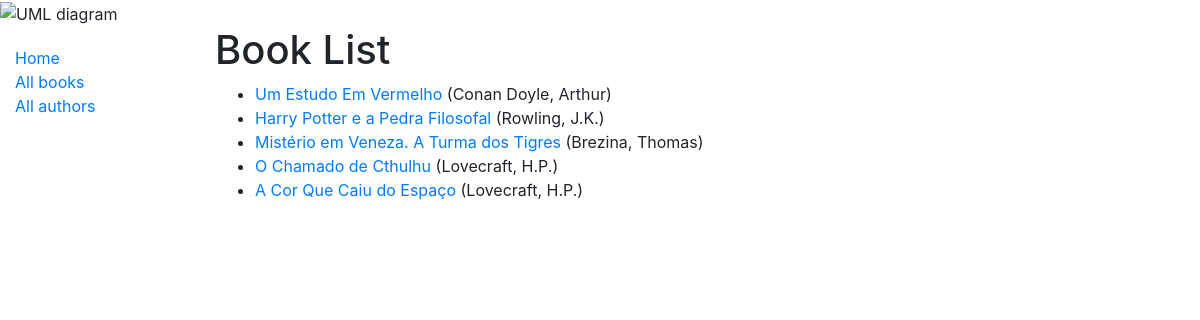
/catalog/books/, run on the app's committed database.
### catalog/models.py (models this page shows, shortened)
class Book(models.Model):
    title = models.CharField(max_length=200)
    author = models.ForeignKey('Author', on_delete=models.SET_NULL, null=True, related_name='books')
    summary = models.TextField(max_length=1000, help_text='Enter a brief description of the book')
    isbn = models.CharField('ISBN', max_length=13, help_text='13 Character <a href="https://www.isbn-international.org/content/what-isbn">ISBN number</a>')
    genre = models.ManyToManyField(Genre, help_text='Select a genre for this book')
    language = models.ForeignKey('Language', on_delete=models.SET_NULL, null=True)
    def __str__(self):
        return self.title
    def get_absolute_url(self):
        return reverse('book-detail', args=[str(self.id)])
    def display_genre(self):
        """Create a string for the Genre. This is required to display genre in Admin."""
        return ', '.join(genre.name for genre in self.genre.all()[:3])
    display_genre.short_description = 'Genre'

class Author(models.Model):
    first_name = models.CharField(max_length=100)
    last_name = models.CharField(max_length=100)
    date_of_birth = models.DateField(null=True, blank=True)
    date_of_death = models.DateField('died', null=True, blank=True)
    class Meta:
        ordering = ['last_name', 'first_name']
    def __str__(self):
        return f'{self.last_name}, {self.first_name}'

### catalog/views.py (the view)
# urls.py: path('books/', views.BookListView.as_view(), name='books'),
class BookListView(generic.ListView):
    model = Book
    paginate_by = 10
    def get_context_data(self, **kwargs):
        context = super(BookListView, self).get_context_data(**kwargs)
        print(context)
        context['usuario'] = 'This is just some data'
        return context

### catalog/templates/catalog/book_list.html
{% extends "base_generic.html" %}
{% block content %}
  <h1>Book List</h1>
  {% if book_list %}
  <ul>
    {% for book in book_list %}
      <li>
        <a href="{{ book.get_absolute_url }}">{{ book.title }}</a> ({{book.author}})
      </li>
    {% endfor %}
  </ul>
  {% else %}
    <p>There are no books in the library.</p>
  {% endif %}
{% endblock %}

### data on the page
Book: title "Um Estudo Em Vermelho", author "Conan Doyle, Arthur"
Book: title "Harry Potter e a Pedra Filosofal", author "Rowling, J.K."
Book: title "Mistério em Veneza. A Turma dos Tigres", author "Brezina, Thomas"
Book: title "O Chamado de Cthulhu", author "Lovecraft, H.P."
Book: title "A Cor Que Caiu do Espaço", author "Lovecraft, H.P."
